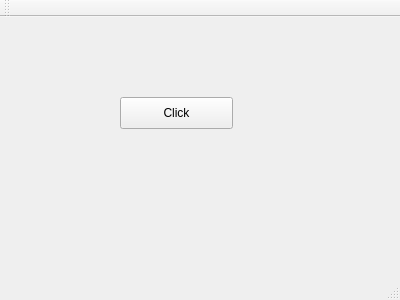
<?xml version="1.0" encoding="UTF-8"?>
<ui version="4.0">
 <class>MainWindow</class>
 <widget class="QMainWindow" name="MainWindow">
  <property name="geometry">
   <rect>
    <x>0</x>
    <y>0</y>
    <width>400</width>
    <height>300</height>
   </rect>
  </property>
  <property name="windowTitle">
   <string>MainWindow</string>
  </property>
  <widget class="QWidget" name="centralWidget">
   <widget class="QPushButton" name="pushButton">
    <property name="geometry">
     <rect>
      <x>120</x>
      <y>80</y>
      <width>113</width>
      <height>32</height>
     </rect>
    </property>
    <property name="text">
     <string>Click</string>
    </property>
   </widget>
  </widget>
  <widget class="QMenuBar" name="menuBar">
   <property name="geometry">
    <rect>
     <x>0</x>
     <y>0</y>
     <width>400</width>
     <height>22</height>
    </rect>
   </property>
  </widget>
  <widget class="QToolBar" name="mainToolBar">
   <attribute name="toolBarArea">
    <enum>TopToolBarArea</enum>
   </attribute>
   <attribute name="toolBarBreak">
    <bool>false</bool>
   </attribute>
  </widget>
  <widget class="QStatusBar" name="statusBar"/>
 </widget>
 <layoutdefault spacing="6" margin="11"/>
 <resources/>
 <connections/>
</ui>
